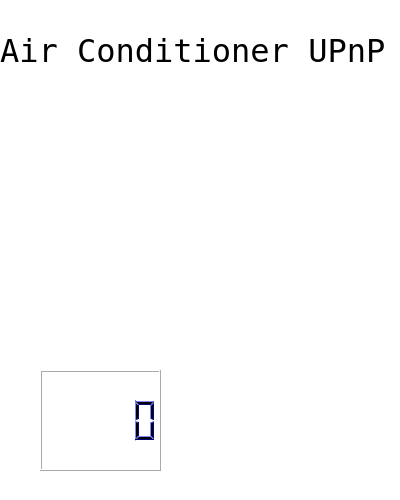
<?xml version="1.0" encoding="UTF-8"?>
<ui version="4.0">
 <class>AirDevice</class>
 <widget class="QWidget" name="AirDevice">
  <property name="geometry">
   <rect>
    <x>0</x>
    <y>0</y>
    <width>400</width>
    <height>500</height>
   </rect>
  </property>
  <property name="sizePolicy">
   <sizepolicy hsizetype="Expanding" vsizetype="Expanding">
    <horstretch>0</horstretch>
    <verstretch>0</verstretch>
   </sizepolicy>
  </property>
  <property name="minimumSize">
   <size>
    <width>400</width>
    <height>500</height>
   </size>
  </property>
  <property name="maximumSize">
   <size>
    <width>400</width>
    <height>500</height>
   </size>
  </property>
  <property name="windowTitle">
   <string>Ar Device</string>
  </property>
  <property name="styleSheet">
   <string>background-color: rgb(255, 255, 255);</string>
  </property>
  <widget class="QLabel" name="air">
   <property name="geometry">
    <rect>
     <x>20</x>
     <y>90</y>
     <width>351</width>
     <height>271</height>
    </rect>
   </property>
   <property name="text">
    <string/>
   </property>
   <property name="pixmap">
    <pixmap resource="air.qrc">:/figs/air.jpg</pixmap>
   </property>
   <property name="scaledContents">
    <bool>true</bool>
   </property>
  </widget>
  <widget class="QLCDNumber" name="lcdTemp">
   <property name="geometry">
    <rect>
     <x>40</x>
     <y>370</y>
     <width>121</width>
     <height>101</height>
    </rect>
   </property>
   <property name="palette">
    <palette>
     <active>
      <colorrole role="WindowText">
       <brush brushstyle="SolidPattern">
        <color alpha="255">
         <red>0</red>
         <green>0</green>
         <blue>0</blue>
        </color>
       </brush>
      </colorrole>
      <colorrole role="Button">
       <brush brushstyle="SolidPattern">
        <color alpha="255">
         <red>255</red>
         <green>255</green>
         <blue>255</blue>
        </color>
       </brush>
      </colorrole>
      <colorrole role="Light">
       <brush brushstyle="SolidPattern">
        <color alpha="255">
         <red>127</red>
         <green>136</green>
         <blue>255</blue>
        </color>
       </brush>
      </colorrole>
      <colorrole role="Midlight">
       <brush brushstyle="SolidPattern">
        <color alpha="255">
         <red>63</red>
         <green>76</green>
         <blue>255</blue>
        </color>
       </brush>
      </colorrole>
      <colorrole role="Dark">
       <brush brushstyle="SolidPattern">
        <color alpha="255">
         <red>0</red>
         <green>8</green>
         <blue>127</blue>
        </color>
       </brush>
      </colorrole>
      <colorrole role="Mid">
       <brush brushstyle="SolidPattern">
        <color alpha="255">
         <red>0</red>
         <green>11</green>
         <blue>170</blue>
        </color>
       </brush>
      </colorrole>
      <colorrole role="Text">
       <brush brushstyle="SolidPattern">
        <color alpha="255">
         <red>0</red>
         <green>0</green>
         <blue>0</blue>
        </color>
       </brush>
      </colorrole>
      <colorrole role="BrightText">
       <brush brushstyle="SolidPattern">
        <color alpha="255">
         <red>255</red>
         <green>255</green>
         <blue>255</blue>
        </color>
       </brush>
      </colorrole>
      <colorrole role="ButtonText">
       <brush brushstyle="SolidPattern">
        <color alpha="255">
         <red>0</red>
         <green>0</green>
         <blue>0</blue>
        </color>
       </brush>
      </colorrole>
      <colorrole role="Base">
       <brush brushstyle="SolidPattern">
        <color alpha="255">
         <red>255</red>
         <green>255</green>
         <blue>255</blue>
        </color>
       </brush>
      </colorrole>
      <colorrole role="Window">
       <brush brushstyle="SolidPattern">
        <color alpha="255">
         <red>255</red>
         <green>255</green>
         <blue>255</blue>
        </color>
       </brush>
      </colorrole>
      <colorrole role="Shadow">
       <brush brushstyle="SolidPattern">
        <color alpha="255">
         <red>0</red>
         <green>0</green>
         <blue>0</blue>
        </color>
       </brush>
      </colorrole>
      <colorrole role="AlternateBase">
       <brush brushstyle="SolidPattern">
        <color alpha="255">
         <red>127</red>
         <green>136</green>
         <blue>255</blue>
        </color>
       </brush>
      </colorrole>
      <colorrole role="ToolTipBase">
       <brush brushstyle="SolidPattern">
        <color alpha="255">
         <red>255</red>
         <green>255</green>
         <blue>220</blue>
        </color>
       </brush>
      </colorrole>
      <colorrole role="ToolTipText">
       <brush brushstyle="SolidPattern">
        <color alpha="255">
         <red>0</red>
         <green>0</green>
         <blue>0</blue>
        </color>
       </brush>
      </colorrole>
     </active>
     <inactive>
      <colorrole role="WindowText">
       <brush brushstyle="SolidPattern">
        <color alpha="255">
         <red>0</red>
         <green>0</green>
         <blue>0</blue>
        </color>
       </brush>
      </colorrole>
      <colorrole role="Button">
       <brush brushstyle="SolidPattern">
        <color alpha="255">
         <red>255</red>
         <green>255</green>
         <blue>255</blue>
        </color>
       </brush>
      </colorrole>
      <colorrole role="Light">
       <brush brushstyle="SolidPattern">
        <color alpha="255">
         <red>127</red>
         <green>136</green>
         <blue>255</blue>
        </color>
       </brush>
      </colorrole>
      <colorrole role="Midlight">
       <brush brushstyle="SolidPattern">
        <color alpha="255">
         <red>63</red>
         <green>76</green>
         <blue>255</blue>
        </color>
       </brush>
      </colorrole>
      <colorrole role="Dark">
       <brush brushstyle="SolidPattern">
        <color alpha="255">
         <red>0</red>
         <green>8</green>
         <blue>127</blue>
        </color>
       </brush>
      </colorrole>
      <colorrole role="Mid">
       <brush brushstyle="SolidPattern">
        <color alpha="255">
         <red>0</red>
         <green>11</green>
         <blue>170</blue>
        </color>
       </brush>
      </colorrole>
      <colorrole role="Text">
       <brush brushstyle="SolidPattern">
        <color alpha="255">
         <red>0</red>
         <green>0</green>
         <blue>0</blue>
        </color>
       </brush>
      </colorrole>
      <colorrole role="BrightText">
       <brush brushstyle="SolidPattern">
        <color alpha="255">
         <red>255</red>
         <green>255</green>
         <blue>255</blue>
        </color>
       </brush>
      </colorrole>
      <colorrole role="ButtonText">
       <brush brushstyle="SolidPattern">
        <color alpha="255">
         <red>0</red>
         <green>0</green>
         <blue>0</blue>
        </color>
       </brush>
      </colorrole>
      <colorrole role="Base">
       <brush brushstyle="SolidPattern">
        <color alpha="255">
         <red>255</red>
         <green>255</green>
         <blue>255</blue>
        </color>
       </brush>
      </colorrole>
      <colorrole role="Window">
       <brush brushstyle="SolidPattern">
        <color alpha="255">
         <red>255</red>
         <green>255</green>
         <blue>255</blue>
        </color>
       </brush>
      </colorrole>
      <colorrole role="Shadow">
       <brush brushstyle="SolidPattern">
        <color alpha="255">
         <red>0</red>
         <green>0</green>
         <blue>0</blue>
        </color>
       </brush>
      </colorrole>
      <colorrole role="AlternateBase">
       <brush brushstyle="SolidPattern">
        <color alpha="255">
         <red>127</red>
         <green>136</green>
         <blue>255</blue>
        </color>
       </brush>
      </colorrole>
      <colorrole role="ToolTipBase">
       <brush brushstyle="SolidPattern">
        <color alpha="255">
         <red>255</red>
         <green>255</green>
         <blue>220</blue>
        </color>
       </brush>
      </colorrole>
      <colorrole role="ToolTipText">
       <brush brushstyle="SolidPattern">
        <color alpha="255">
         <red>0</red>
         <green>0</green>
         <blue>0</blue>
        </color>
       </brush>
      </colorrole>
     </inactive>
     <disabled>
      <colorrole role="WindowText">
       <brush brushstyle="SolidPattern">
        <color alpha="255">
         <red>0</red>
         <green>8</green>
         <blue>127</blue>
        </color>
       </brush>
      </colorrole>
      <colorrole role="Button">
       <brush brushstyle="SolidPattern">
        <color alpha="255">
         <red>255</red>
         <green>255</green>
         <blue>255</blue>
        </color>
       </brush>
      </colorrole>
      <colorrole role="Light">
       <brush brushstyle="SolidPattern">
        <color alpha="255">
         <red>127</red>
         <green>136</green>
         <blue>255</blue>
        </color>
       </brush>
      </colorrole>
      <colorrole role="Midlight">
       <brush brushstyle="SolidPattern">
        <color alpha="255">
         <red>63</red>
         <green>76</green>
         <blue>255</blue>
        </color>
       </brush>
      </colorrole>
      <colorrole role="Dark">
       <brush brushstyle="SolidPattern">
        <color alpha="255">
         <red>0</red>
         <green>8</green>
         <blue>127</blue>
        </color>
       </brush>
      </colorrole>
      <colorrole role="Mid">
       <brush brushstyle="SolidPattern">
        <color alpha="255">
         <red>0</red>
         <green>11</green>
         <blue>170</blue>
        </color>
       </brush>
      </colorrole>
      <colorrole role="Text">
       <brush brushstyle="SolidPattern">
        <color alpha="255">
         <red>0</red>
         <green>8</green>
         <blue>127</blue>
        </color>
       </brush>
      </colorrole>
      <colorrole role="BrightText">
       <brush brushstyle="SolidPattern">
        <color alpha="255">
         <red>255</red>
         <green>255</green>
         <blue>255</blue>
        </color>
       </brush>
      </colorrole>
      <colorrole role="ButtonText">
       <brush brushstyle="SolidPattern">
        <color alpha="255">
         <red>0</red>
         <green>8</green>
         <blue>127</blue>
        </color>
       </brush>
      </colorrole>
      <colorrole role="Base">
       <brush brushstyle="SolidPattern">
        <color alpha="255">
         <red>255</red>
         <green>255</green>
         <blue>255</blue>
        </color>
       </brush>
      </colorrole>
      <colorrole role="Window">
       <brush brushstyle="SolidPattern">
        <color alpha="255">
         <red>255</red>
         <green>255</green>
         <blue>255</blue>
        </color>
       </brush>
      </colorrole>
      <colorrole role="Shadow">
       <brush brushstyle="SolidPattern">
        <color alpha="255">
         <red>0</red>
         <green>0</green>
         <blue>0</blue>
        </color>
       </brush>
      </colorrole>
      <colorrole role="AlternateBase">
       <brush brushstyle="SolidPattern">
        <color alpha="255">
         <red>0</red>
         <green>17</green>
         <blue>255</blue>
        </color>
       </brush>
      </colorrole>
      <colorrole role="ToolTipBase">
       <brush brushstyle="SolidPattern">
        <color alpha="255">
         <red>255</red>
         <green>255</green>
         <blue>220</blue>
        </color>
       </brush>
      </colorrole>
      <colorrole role="ToolTipText">
       <brush brushstyle="SolidPattern">
        <color alpha="255">
         <red>0</red>
         <green>0</green>
         <blue>0</blue>
        </color>
       </brush>
      </colorrole>
     </disabled>
    </palette>
   </property>
  </widget>
  <widget class="QLabel" name="button">
   <property name="geometry">
    <rect>
     <x>240</x>
     <y>370</y>
     <width>101</width>
     <height>91</height>
    </rect>
   </property>
   <property name="text">
    <string/>
   </property>
   <property name="pixmap">
    <pixmap resource="air.qrc">:/figs/red.png</pixmap>
   </property>
   <property name="scaledContents">
    <bool>true</bool>
   </property>
  </widget>
  <widget class="QLabel" name="label">
   <property name="geometry">
    <rect>
     <x>0</x>
     <y>20</y>
     <width>391</width>
     <height>61</height>
    </rect>
   </property>
   <property name="font">
    <font>
     <family>Andale Mono</family>
     <pointsize>24</pointsize>
    </font>
   </property>
   <property name="text">
    <string>Air Conditioner UPnP</string>
   </property>
  </widget>
 </widget>
 <layoutdefault spacing="6" margin="11"/>
 <resources>
  <include location="air.qrc"/>
 </resources>
 <connections/>
</ui>
